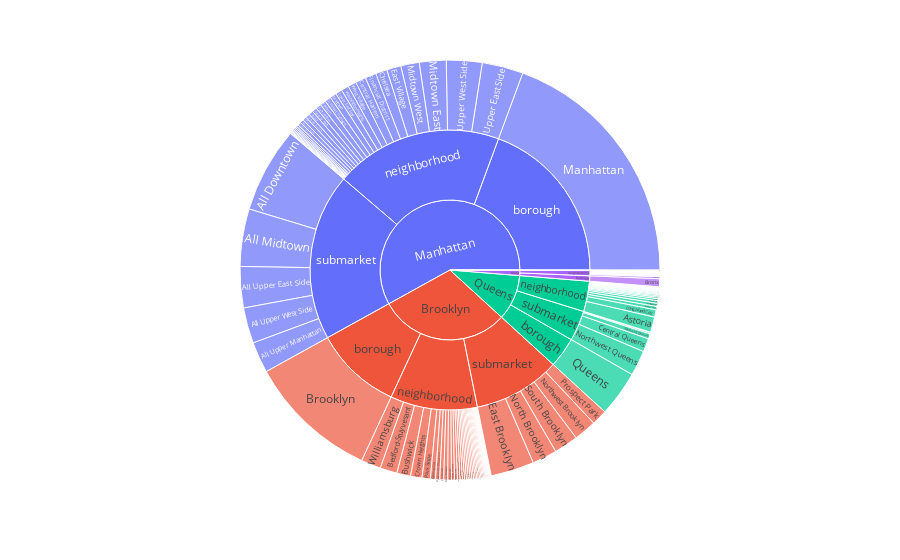

Here is the notebook cell this chart was saved with:
### Code cell
fig.show()

### Figure 1 — Plotly figure (JSON) as saved in the notebook; plotly's stock layout.template omitted (floating-point values rounded to 4 significant figures; data arrays with more than 128 entries replaced by an {"elided": "..."} marker saying what was removed)
{"data": [{"branchvalues": "total", "domain": {"x": [0, 1], "y": [0, 1]}, "hovertemplate": "labels=%{label}<br>value=%{value}<br>parent=%{parent}<br>id=%{id}<extra></extra>", "ids": {"elided": "214 str values"}, "labels": {"elided": "214 str values"}, "name": "", "parents": {"elided": "214 str values"}, "type": "sunburst", "values": {"elided": "214 int values"}}], "layout": {"legend": {"tracegroupgap": 0}, "margin": {"t": 60}}}
